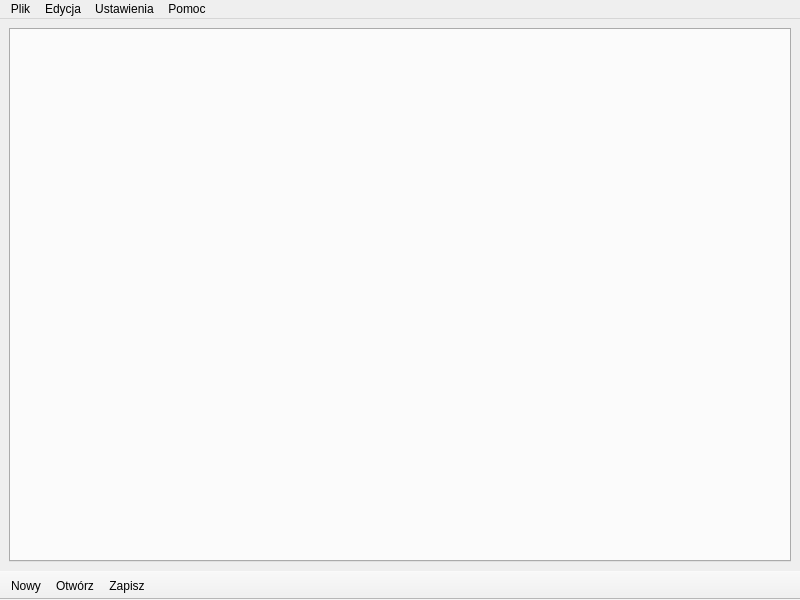
<?xml version="1.0" encoding="UTF-8"?>
<ui version="4.0">
 <class>MainWindow</class>
 <widget class="QMainWindow" name="MainWindow">
  <property name="geometry">
   <rect>
    <x>0</x>
    <y>0</y>
    <width>800</width>
    <height>600</height>
   </rect>
  </property>
  <property name="windowTitle">
   <string>Notatnik</string>
  </property>
  <property name="styleSheet">
   <string notr="true"/>
  </property>
  <widget class="QWidget" name="centralwidget">
   <property name="styleSheet">
    <string notr="true"/>
   </property>
   <layout class="QHBoxLayout" name="horizontalLayout">
    <item>
     <layout class="QGridLayout" name="gridLayout">
      <item row="0" column="0">
       <widget class="QTabWidget" name="tabWidget">
        <property name="styleSheet">
         <string notr="true"/>
        </property>
        <property name="tabsClosable">
         <bool>true</bool>
        </property>
        <property name="movable">
         <bool>true</bool>
        </property>
       </widget>
      </item>
     </layout>
    </item>
   </layout>
  </widget>
  <widget class="QMenuBar" name="menubar">
   <property name="geometry">
    <rect>
     <x>0</x>
     <y>0</y>
     <width>800</width>
     <height>20</height>
    </rect>
   </property>
   <widget class="QMenu" name="menuPlik">
    <property name="styleSheet">
     <string notr="true"/>
    </property>
    <property name="title">
     <string>Plik</string>
    </property>
    <addaction name="dodajNowy"/>
    <addaction name="otworzPlik"/>
    <addaction name="zapiszPlik"/>
   </widget>
   <widget class="QMenu" name="menuEdycja">
    <property name="title">
     <string>Ustawienia</string>
    </property>
    <widget class="QMenu" name="menuMotywy">
     <property name="title">
      <string>Motywy</string>
     </property>
     <addaction name="actionDomy_lny"/>
     <addaction name="actionCiemny"/>
     <addaction name="actionSrebrny"/>
    </widget>
    <addaction name="menuMotywy"/>
   </widget>
   <widget class="QMenu" name="menuEdycja_2">
    <property name="title">
     <string>Edycja</string>
    </property>
    <addaction name="zmienCzcionke"/>
   </widget>
   <widget class="QMenu" name="menuPomoc">
    <property name="title">
     <string>Pomoc</string>
    </property>
    <addaction name="actionOpinia"/>
   </widget>
   <addaction name="menuPlik"/>
   <addaction name="menuEdycja_2"/>
   <addaction name="menuEdycja"/>
   <addaction name="menuPomoc"/>
  </widget>
  <widget class="QToolBar" name="toolBar">
   <property name="windowTitle">
    <string>toolBar</string>
   </property>
   <property name="styleSheet">
    <string notr="true"/>
   </property>
   <property name="movable">
    <bool>false</bool>
   </property>
   <attribute name="toolBarArea">
    <enum>BottomToolBarArea</enum>
   </attribute>
   <attribute name="toolBarBreak">
    <bool>false</bool>
   </attribute>
   <addaction name="dodajNowy"/>
   <addaction name="otworzPlik"/>
   <addaction name="zapiszPlik"/>
  </widget>
  <action name="dodajNowy">
   <property name="icon">
    <iconset resource="ikony.qrc">
     <normaloff>:/img/new.png</normaloff>:/img/new.png</iconset>
   </property>
   <property name="text">
    <string>Nowy</string>
   </property>
   <property name="shortcut">
    <string>Ctrl+N</string>
   </property>
  </action>
  <action name="otworzPlik">
   <property name="icon">
    <iconset resource="ikony.qrc">
     <normaloff>:/img/open.png</normaloff>:/img/open.png</iconset>
   </property>
   <property name="text">
    <string>Otwórz</string>
   </property>
   <property name="shortcut">
    <string>Ctrl+O</string>
   </property>
  </action>
  <action name="zapiszPlik">
   <property name="icon">
    <iconset resource="ikony.qrc">
     <normaloff>:/img/save.png</normaloff>:/img/save.png</iconset>
   </property>
   <property name="text">
    <string>Zapisz</string>
   </property>
   <property name="shortcut">
    <string>Ctrl+S</string>
   </property>
  </action>
  <action name="zmienCzcionke">
   <property name="icon">
    <iconset resource="ikony.qrc">
     <normaloff>:/img/font.png</normaloff>:/img/font.png</iconset>
   </property>
   <property name="text">
    <string>Zmień czcionkę</string>
   </property>
  </action>
  <action name="actionCiemny">
   <property name="text">
    <string>Ciemny</string>
   </property>
  </action>
  <action name="actionSrebrny">
   <property name="text">
    <string>Srebrny</string>
   </property>
  </action>
  <action name="actionDomy_lny">
   <property name="text">
    <string>Domyślny</string>
   </property>
  </action>
  <action name="actionOpinia">
   <property name="text">
    <string>Opinia</string>
   </property>
  </action>
 </widget>
 <resources>
  <include location="ikony.qrc"/>
 </resources>
 <connections/>
</ui>
